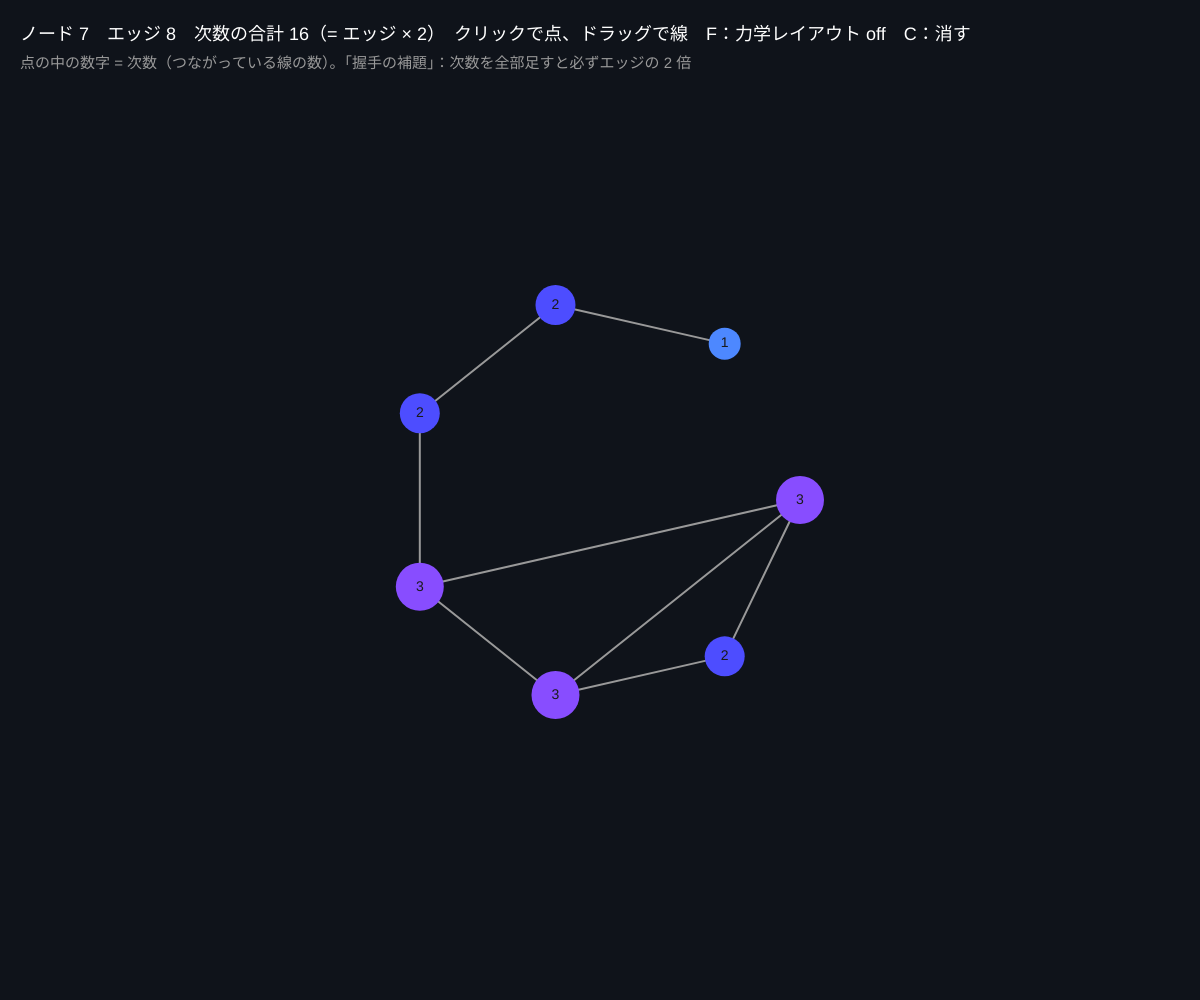
Frame 1 (no input)
Frame 60 (no input): identical to frame 1, image omitted
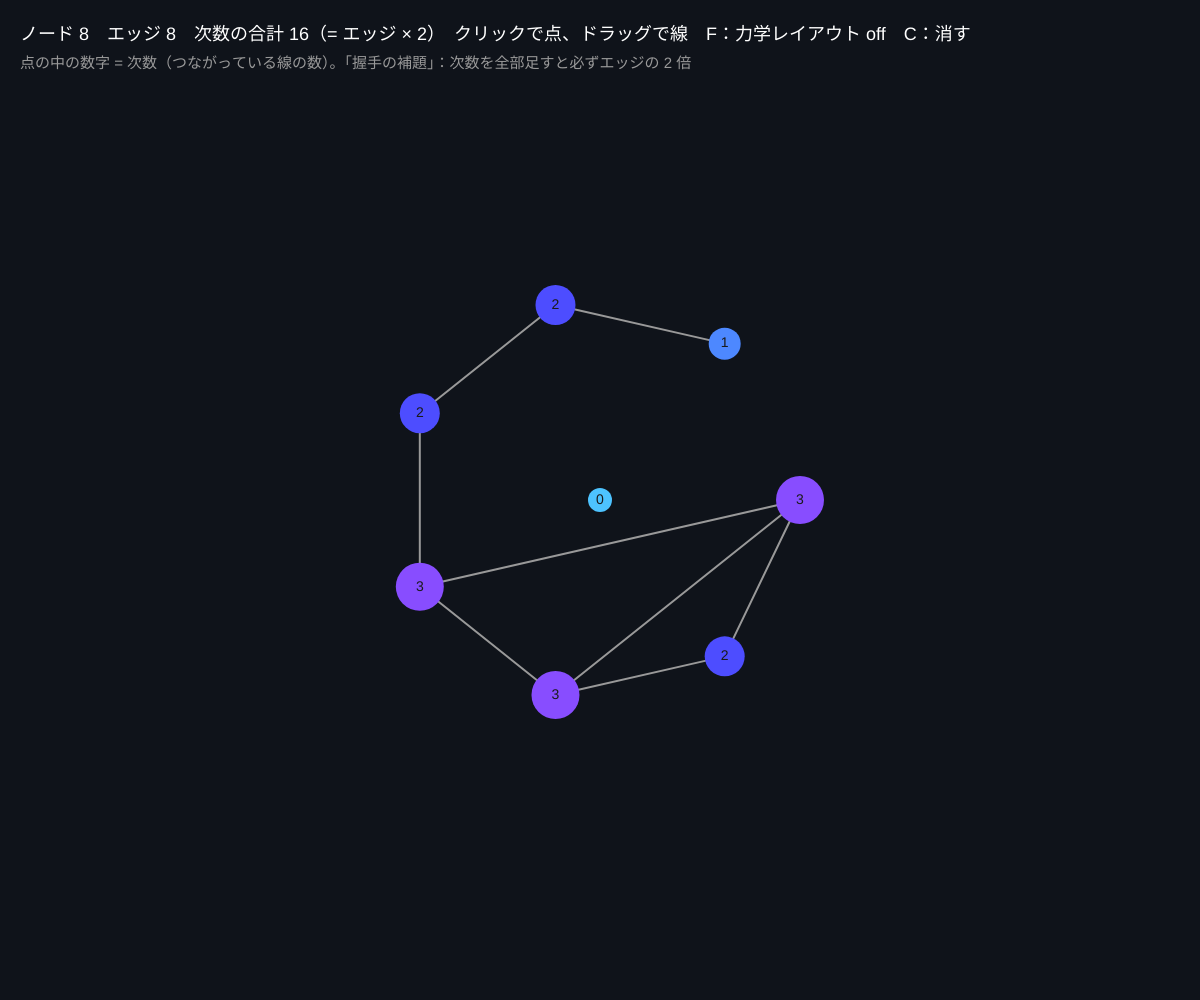
Frame 120 (the mouse pressed at the canvas centre since frame 60)

The p5.js sketch that drew these frames (run headless with seeded random() and noise() and a simulated clock; from frame 60 on, the mouse is pressed at the canvas centre):

// p5.js sketch
// ── sketch.js
// ============================================
// 00 グラフをつくる（点と線）
// グラフ = 点（ノード）と、点をつなぐ線（エッジ）。友だち関係、路線図、Web のリンク、全部グラフ
// クリックで点を置く / 点から点へドラッグで線を引く / 点の大きさ = つながりの数（次数）
// C で消す / F で力学レイアウト ON/OFF（線でつながった点が引き合う）
// ============================================

let nodes = []; // {x, y, vx, vy}
let edges = []; // [i, j]
let dragFrom = -1;
let forceLayout = false;

function setup() {
  createCanvas(windowWidth, windowHeight);
  colorMode(HSB, 360, 100, 100, 100);
  // お手本：小さな友だちネットワーク
  for (let i = 0; i < 7; i++) nodes.push({ x: width / 2 + cos((TWO_PI * i) / 7) * 200, y: height / 2 + sin((TWO_PI * i) / 7) * 200, vx: 0, vy: 0 });
  edges = [[0, 1], [1, 2], [2, 3], [3, 0], [0, 2], [3, 4], [4, 5], [5, 6]];
}

function degree(i) {
  return edges.filter(([a, b]) => a === i || b === i).length;
}

function draw() {
  background(220, 40, 10);
  if (forceLayout) applyForces();

  // 線
  for (let [a, b] of edges) {
    stroke(0, 0, 60);
    strokeWeight(2);
    line(nodes[a].x, nodes[a].y, nodes[b].x, nodes[b].y);
  }
  // ドラッグ中の線
  if (dragFrom >= 0) {
    stroke(45, 90, 100);
    line(nodes[dragFrom].x, nodes[dragFrom].y, mouseX, mouseY);
  }
  // 点
  for (let i = 0; i < nodes.length; i++) {
    let d = degree(i);
    noStroke();
    fill(map(d, 0, 6, 200, 320), 70, 100);
    circle(nodes[i].x, nodes[i].y, 24 + d * 8);
    fill(0, 0, 10);
    textAlign(CENTER, CENTER);
    textSize(14);
    text(d, nodes[i].x, nodes[i].y);
  }
  textAlign(LEFT, BASELINE);

  let totalDeg = nodes.reduce((s, _, i) => s + degree(i), 0);
  noStroke();
  fill(0, 0, 100);
  textSize(18);
  text('ノード ' + nodes.length + '　エッジ ' + edges.length + '　次数の合計 ' + totalDeg + '（= エッジ × 2）　クリックで点、ドラッグで線　F：力学レイアウト ' + (forceLayout ? 'ON' : 'off') + '　C：消す', 20, 40);
  fill(0, 0, 60);
  textSize(15);
  text('点の中の数字 = 次数（つながっている線の数）。「握手の補題」：次数を全部足すと必ずエッジの 2 倍', 20, 68);
}

// ★ 力学レイアウト：つながった点はバネで引き合い、全部の点は反発する
function applyForces() {
  for (let i = 0; i < nodes.length; i++) {
    let fx = 0, fy = 0;
    for (let j = 0; j < nodes.length; j++) {
      if (i === j) continue;
      let dx = nodes[i].x - nodes[j].x, dy = nodes[i].y - nodes[j].y;
      let d2 = max(dx * dx + dy * dy, 100);
      fx += (dx / d2) * 3000; // 反発
      fy += (dy / d2) * 3000;
    }
    fx += (width / 2 - nodes[i].x) * 0.005; // 中心へ
    fy += (height / 2 - nodes[i].y) * 0.005;
    nodes[i].vx = (nodes[i].vx + fx) * 0.6;
    nodes[i].vy = (nodes[i].vy + fy) * 0.6;
  }
  for (let [a, b] of edges) {
    let dx = nodes[b].x - nodes[a].x, dy = nodes[b].y - nodes[a].y;
    let d = max(sqrt(dx * dx + dy * dy), 1);
    let f = (d - 120) * 0.02; // バネ（自然長 120）
    nodes[a].vx += (dx / d) * f; nodes[a].vy += (dy / d) * f;
    nodes[b].vx -= (dx / d) * f; nodes[b].vy -= (dy / d) * f;
  }
  for (let n of nodes) {
    n.x = constrain(n.x + n.vx, 30, width - 30);
    n.y = constrain(n.y + n.vy, 90, height - 30);
  }
}

function nearest(x, y) {
  for (let i = 0; i < nodes.length; i++) if (dist(x, y, nodes[i].x, nodes[i].y) < 25) return i;
  return -1;
}
function mousePressed() {
  if (mouseY < 80) return;
  dragFrom = nearest(mouseX, mouseY);
  if (dragFrom < 0) nodes.push({ x: mouseX, y: mouseY, vx: 0, vy: 0 });
}
function mouseReleased() {
  if (dragFrom >= 0) {
    let to = nearest(mouseX, mouseY);
    if (to >= 0 && to !== dragFrom && !edges.some(([a, b]) => (a === dragFrom && b === to) || (a === to && b === dragFrom))) edges.push([dragFrom, to]);
  }
  dragFrom = -1;
}
function keyPressed() {
  if (key === 'c' || key === 'C') { nodes = []; edges = []; }
  if (key === 'f' || key === 'F') forceLayout = !forceLayout;
}

// ---------- やってみよう ----------
// 1. 自分のクラスの友だち関係を描いてみよう。いちばん次数が大きい人は誰？
// 2. 全部の点を全部とつなぐ（完全グラフ）。n 個の点なら線は何本？ n(n−1)/2
// 3. F で力学レイアウトにすると、つながりの強いグループが自然に集まる
